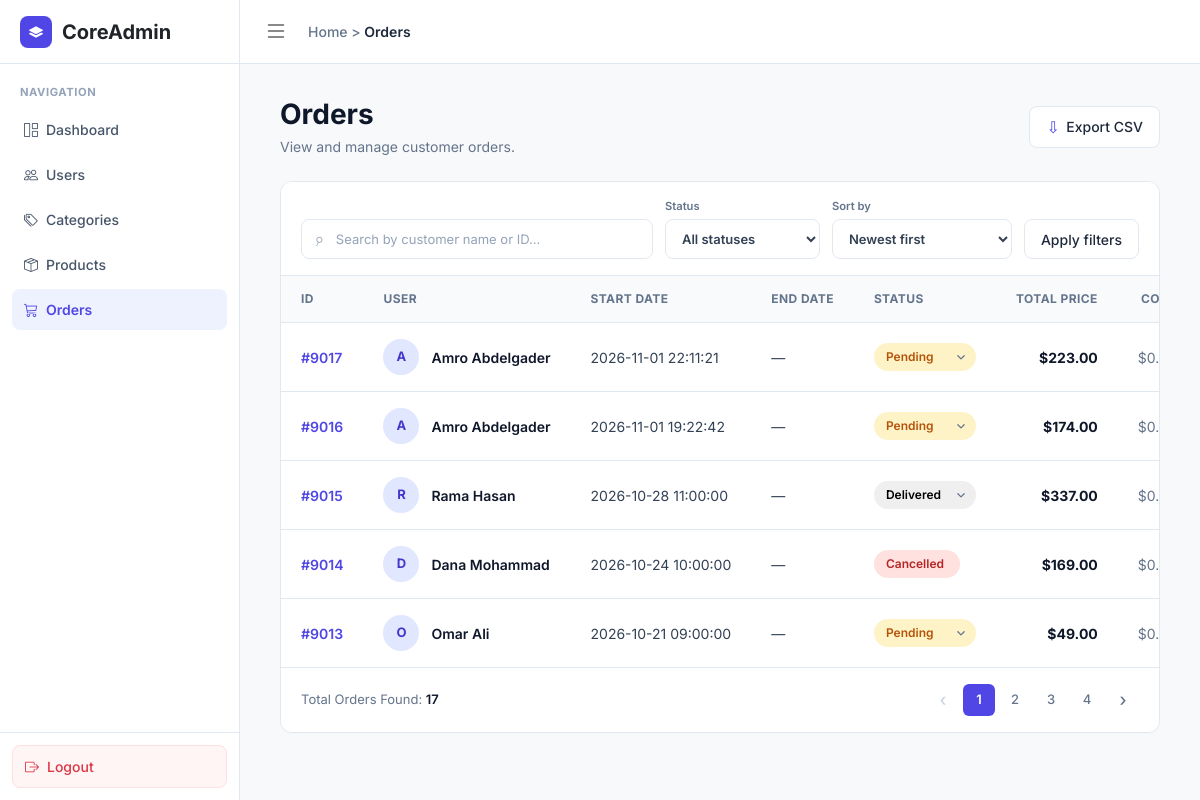
Before: /admin/orders.php (signed in) with the older database file.
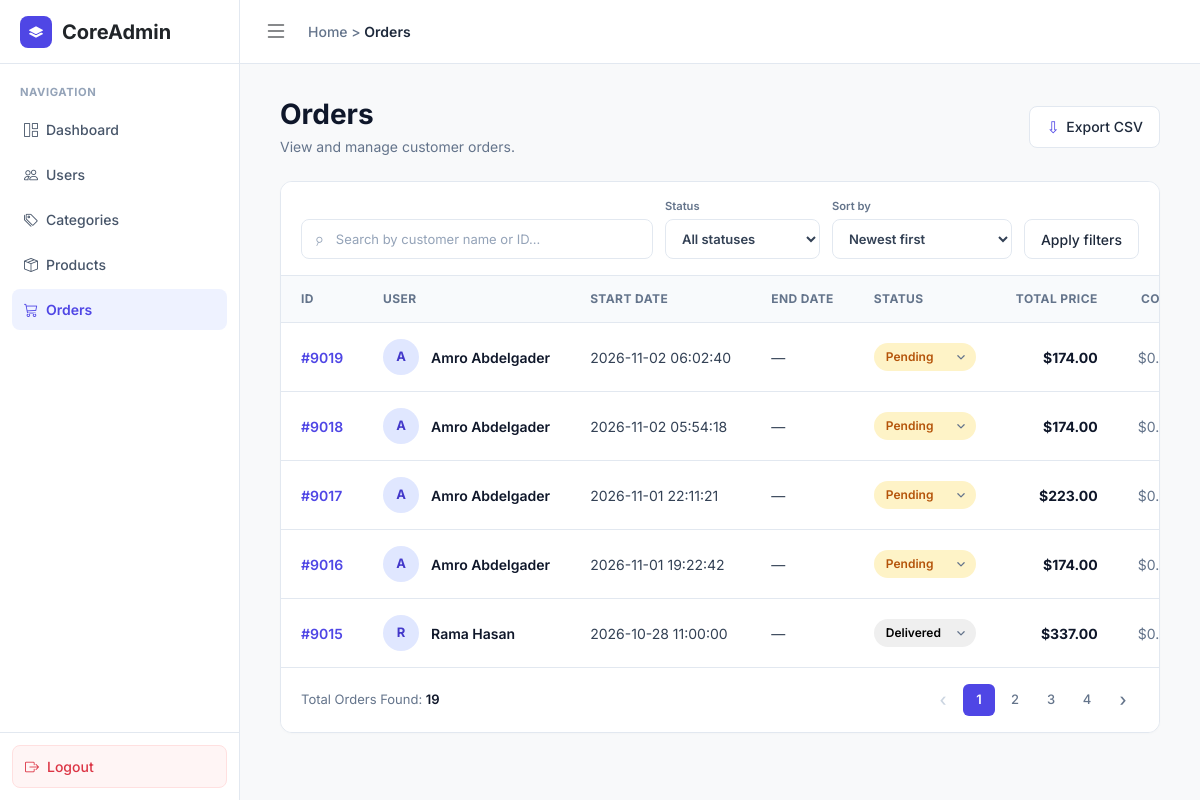
After: the same page with the newer database file.
### tables this page shows
CREATE TABLE `orders` (
  `id` int(11) NOT NULL,
  `user_id` int(11) NOT NULL,
  `order_date` timestamp NOT NULL DEFAULT current_timestamp(),
  `estimated_delivery` date DEFAULT NULL,
  `total_amount` decimal(10,2) NOT NULL DEFAULT 0.00,
  `order_status` enum('Pending','Confirmed','Shipped','Delivered','Cancelled') DEFAULT 'Pending',
  `full_name` varchar(100) NOT NULL,
  `phone` varchar(20) NOT NULL,
  `country` varchar(100) NOT NULL DEFAULT 'Jordan',
  `city` varchar(100) NOT NULL,
  `area` varchar(100) DEFAULT NULL,
  `shipping_address` varchar(255) NOT NULL,
  `building_details` varchar(255) DEFAULT NULL,
  `shipping_cost` decimal(10,2) NOT NULL DEFAULT 0.00,
  `revenue` decimal(10,2) NOT NULL DEFAULT 0.00
);

### app/models/Order.php (called while the page is built, shortened)
<?php
require_once __DIR__ . '/../config/Database.php';
class Order {
    private PDO $db;
    public function __construct() {
        $database = new Database();
        $this->db = $database->connect();
    }
    public function getOrdersPaginated(
        int $limit,
        int $offset,
        string $search = '',
        string $status = 'all',
        string $sort = 'newest'
    ): array {
        [$where, $parameters] = $this->buildOrderFilters($search, $status);
        $orderBy = $sort === 'revenue'
            ? 'COALESCE(o.revenue, o.total_amount) DESC, o.order_date DESC'
            : 'o.order_date DESC';
        $stmt = $this->db->prepare("
            SELECT o.id, o.user_id, o.total_amount, o.order_status,
                   o.order_date AS created_at,
                   COALESCE(u.full_name, 'Guest Customer') AS full_name
            FROM orders o
            LEFT JOIN users u ON o.user_id = u.id
            $where
            ORDER BY $orderBy
            LIMIT ? OFFSET ?
        ");
        $stmt->bindValue(count($parameters) + 1, $limit, PDO::PARAM_INT);
        $stmt->bindValue(count($parameters) + 2, $offset, PDO::PARAM_INT);
        $stmt->execute();
        return $stmt->fetchAll(PDO::FETCH_ASSOC);
    }
    public function getTotalOrdersCount(string $search = '', string $status = 'all'): int {
        [$where, $parameters] = $this->buildOrderFilters($search, $status);
        $stmt = $this->db->prepare("
            SELECT COUNT(*) AS total
            FROM orders o
            LEFT JOIN users u ON o.user_id = u.id
            $where
        ");
        $stmt->execute();
        $result = $stmt->fetch(PDO::FETCH_ASSOC);
        return (int)($result['total'] ?? 0);
    }
    private function buildOrderFilters(string $search, string $status): array {
        $conditions = [];
        $parameters = [];
        $search = trim($search);
        $status = strtolower(trim($status));
        return [
            $conditions ? 'WHERE ' . implode(' AND ', $conditions) : '',
            $parameters,
        ];
    }
}

### app/config/Database.php (called while the page is built)
<?php
class Database {
    private string $host = "localhost";
    private string $dbName = "wedding_store";
    private string $username = "root";
    private string $password = "";
    private ?PDO $connection = null;
    public function connect(): PDO {
        if ($this->connection === null) {
            try {
                $dsn = "mysql:host={$this->host};dbname={$this->dbName};charset=utf8mb4";
                $this->connection = new PDO(
                    $dsn,
                    $this->username,
                    $this->password,
                    [
                        PDO::ATTR_ERRMODE => PDO::ERRMODE_EXCEPTION,
                        PDO::ATTR_DEFAULT_FETCH_MODE => PDO::FETCH_ASSOC,
                        PDO::ATTR_EMULATE_PREPARES => false
                    ]
                );
            } catch (PDOException $e) {
                error_log($e->getMessage());
                throw new RuntimeException(
                    "Database connection failed."
                );
            }
        }
        return $this->connection;
    }
}

### admin/orders.php (the view, shortened to what the changed rows need)
<?php
require_once __DIR__ . '/../app/models/Order.php';
$orderModel = new Order();
$search = isset($_GET['search']) ? trim($_GET['search']) : '';
$status = strtolower(trim($_GET['status'] ?? 'all'));
$sort = $_GET['sort'] ?? 'newest';
$filterParams = [];
$filterQuery = http_build_query($filterParams);
$limit = 5;
$page = isset($_GET['page']) ? (int) $_GET['page'] : 1;
$page = max(1, $page);
$offset = ($page - 1) * $limit;
$orders = $orderModel->getOrdersPaginated($limit, $offset, $search, $status, $sort);
$totalOrders = $orderModel->getTotalOrdersCount($search, $status);
$totalPages = (int) ceil($totalOrders / $limit);
require_once __DIR__ . '/includes/header.php';
?>
<div class="page-content">
    <div class="page-heading">
        <div>
            <h1>Orders</h1>
        </div>
    </div>
    <section class="orders-card" aria-label="Order list">
        <div class="table-wrap">
            <table class="orders-table">
                <thead>
                    <tr>
                        <th scope="col">ID</th>
                        <th scope="col">User</th>
                        <th scope="col">Start Date</th>
                        <th scope="col">End Date</th>
                        <th scope="col">Status</th>
                        <th scope="col" class="numeric">Total Price</th>
                        <th scope="col" class="numeric">Cost</th>
                    </tr>
                </thead>
                <tbody id="orders-body">
                    <?php if (!empty($orders)): ?>
                        <?php foreach ($orders as $index => $order): ?>
                            <?php
                                $currentStatus = strtolower($order['order_status'] ?? 'pending');
                                $isCancelled = ($currentStatus === 'cancelled');
                                $delay = ($index + 1) * 0.08;
                            ?>
                            <tr style="--row-delay: <?= $delay ?>s;">
                                <td>
                                    <strong class="order-id">
                                        #<?= (int) $order['id'] ?>
                                    </strong>
                                </td>
                                <td>
                                    <div class="customer">
                                        <span class="avatar-initials">
                                            <?= htmlspecialchars(
                                                strtoupper(substr($order['full_name'] ?? '', 0, 1)),
                                                ENT_QUOTES,
                                                'UTF-8'
                                            ) ?>
                                        </span>
                                        <span>
                                            <?= htmlspecialchars(
                                                $order['full_name'] ?? '',
                                                ENT_QUOTES,
                                                'UTF-8'
                                            ) ?>
                                        </span>
                                    </div>
                                </td>
                                <td>
                                    <?= htmlspecialchars(
                                        $order['created_at'] ?? '',
                                        ENT_QUOTES,
                                        'UTF-8'
                                    ) ?>
                                </td>
                                <td>—</td>
                                <td>
                                    <select
                                        class="status-badge status-<?= htmlspecialchars($currentStatus, ENT_QUOTES, 'UTF-8') ?>"
                                        onchange="updateOrderStatus(<?= (int) $order['id'] ?>, this.value)"
                                        <?= $isCancelled ? 'disabled style="background-color: #ffe1df; color: #b32625; cursor: not-allowed;"' : '' ?>
                                    >
                                        <option value="pending" <?= $currentStatus === 'pending' ? 'selected' : '' ?>>
                                            Pending
                                        </option>
                                        <option value="delivered" <?= $currentStatus === 'delivered' ? 'selected' : '' ?>>
                                            Delivered
                                        </option>
                                        <option value="cancelled" <?= $currentStatus === 'cancelled' ? 'selected' : '' ?>>
                                            Cancelled
                                        </option>
                                    </select>
                                </td>
                                <td class="numeric amount">
                                    $<?= number_format((float) ($order['total_amount'] ?? 0), 2) ?>
                                </td>
                                <td class="numeric cost-unavailable">
                                    $0.00
                                </td>
                            </tr>
                        <?php endforeach; ?>
                    <?php endif; ?>
                </tbody>
            </table>
        </div>
        <footer class="table-footer">
            <p id="orders-summary">
                Total Orders Found:
                <strong><?= (int) $totalOrders ?></strong>
            </p>
            <?php if ($totalPages > 1): ?>
                <nav class="pagination" aria-label="Page navigation">
                    <?php $paginationQuery = $filterQuery !== '' ? '&' . htmlspecialchars($filterQuery, ENT_QUOTES, 'UTF-8') : ''; ?>
                    <?php if ($page > 1): ?>
                        <a
                            class="page-arrow"
                            href="orders.php?page=<?= $page - 1 ?><?= $paginationQuery ?>"
                        >
                            ‹
                        </a>
                    <?php else: ?>
                        <span class="page-arrow disabled">‹</span>
                    <?php endif; ?>
                    <?php for ($i = 1; $i <= $totalPages; $i++): ?>
                        <a
                            href="orders.php?page=<?= $i ?><?= $paginationQuery ?>"
                            class="page-number <?= $page === $i ? 'current' : '' ?>"
                        >
                            <?= $i ?>
                        </a>
                    <?php endfor; ?>
                    <?php if ($page < $totalPages): ?>
                        <a
                            class="page-arrow"
                            href="orders.php?page=<?= $page + 1 ?><?= $paginationQuery ?>"
                        >
                            ›
                        </a>
                    <?php else: ?>
                        <span class="page-arrow disabled">›</span>
                    <?php endif; ?>
                </nav>
            <?php endif; ?>
        </footer>
    </section>
</div>
<?php require_once __DIR__ . '/includes/footer.php'; ?>

Changed rows visible on the page:
no longer on this page (row unchanged): orders: $delay 0.32 (drawn), id "9014", full_name "D", full_name "Dana Mohammad", order_date "2026-10-24 10:00:00", order_status+id "Cancelled", total_amount "169.00"
no longer on this page (row unchanged): orders: $delay 0.4 (drawn), id "9013", full_name "O", full_name "Omar Ali", order_date "2026-10-21 09:00:00", order_status+id "Pending", total_amount "49.00"
added orders: $delay 0.08 (drawn), id "9019", full_name "A", full_name "Amro Abdelgader", order_date "2026-11-02 06:02:40", order_status+id "Pending", total_amount "174.00"
added orders: $delay 0.16 (drawn), id "9018", full_name "A", full_name "Amro Abdelgader", order_date "2026-11-02 05:54:18", order_status+id "Pending", total_amount "174.00"
computed for orders "Delivered": $delay 0.24 → 0.4 (drawn)
Other visible differences:
$totalOrders: "17" → "19"
